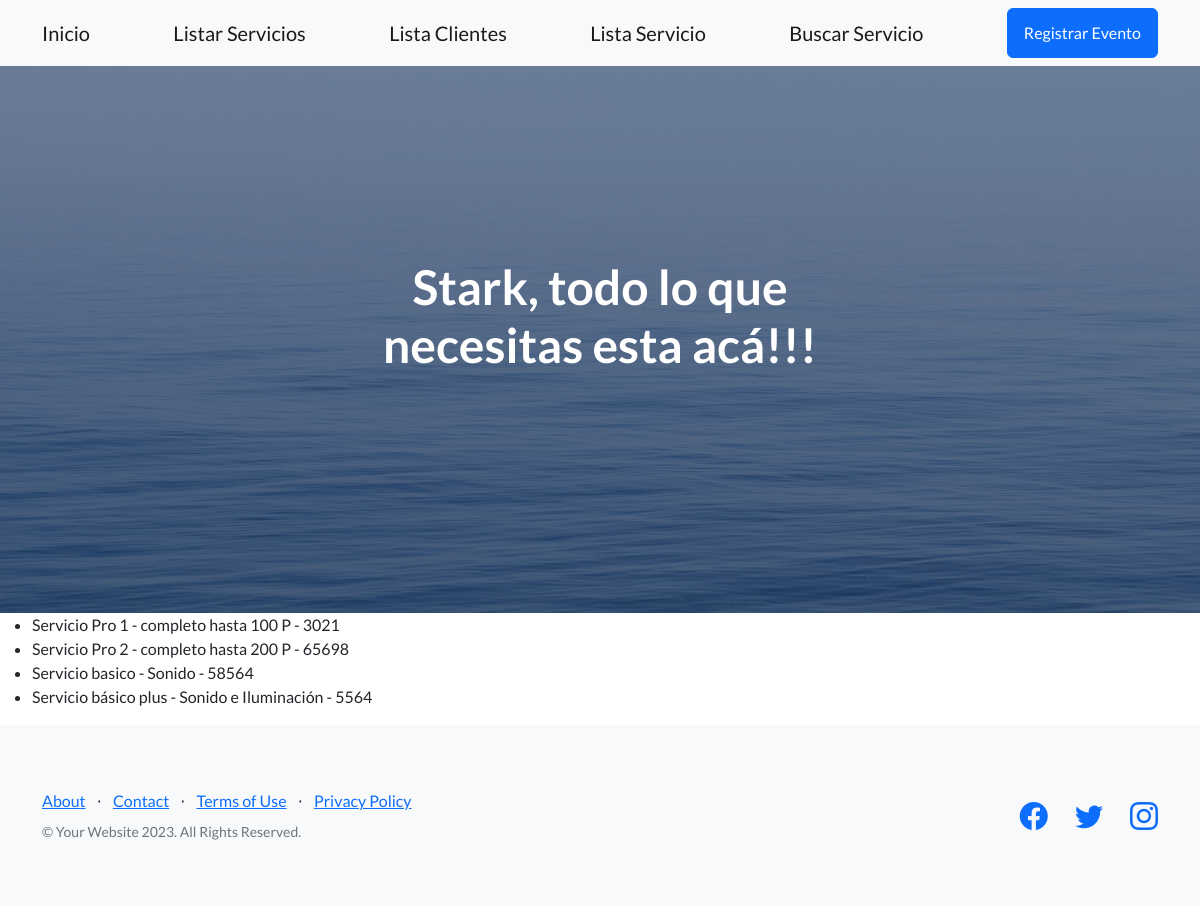
Page /lista_servicios/ on the committed database.
### AppStark/models.py (models this page shows, shortened)
class Servicios (models.Model):
    Nombre_Servicio = models.CharField(max_length=40)
    Tipo_Servicio = models.CharField(max_length=20)
    ID_Servicio = models.IntegerField()
    class Meta():
        verbose_name = 'Servicio'
        verbose_name_plural = 'Servicios'
        ordering = ('Nombre_Servicio',)

### AppStark/views.py (the view)
# urls.py: path('lista_servicios/', Listar_servicios),
def Listar_servicios(req):
    lista = Servicios.objects.all()
    return render(req, "Lista_servicios.html",{"lista_servicios" : lista})

### AppStark/templates/Lista_servicios.html
{% extends 'padre.html' %}
{% block Sobrefooter %}
<ul>
    {% for lista in lista_servicios %}
        <li> {{lista.Nombre_Servicio}} - {{lista.Tipo_Servicio}} - {{lista.ID_Servicio}}   </li>
    {%endfor%}
</ul>
{% endblock Sobrefooter %}

### rows in the picture
Servicios: Nombre_Servicio "Servicio Pro 1", Tipo_Servicio "completo hasta 100 P", ID_Servicio "3021"
Servicios: Nombre_Servicio "Servicio Pro 2", Tipo_Servicio "completo hasta 200 P", ID_Servicio "65698"
Servicios: Nombre_Servicio "Servicio basico", Tipo_Servicio "Sonido", ID_Servicio "58564"
Servicios: Nombre_Servicio "Servicio básico plus", Tipo_Servicio "Sonido e Iluminación", ID_Servicio "5564"
